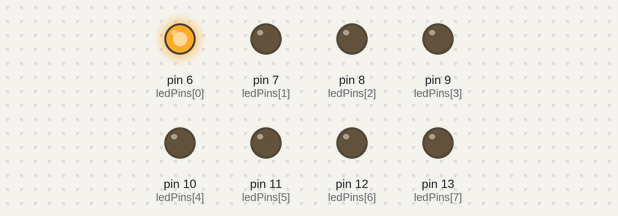
A sketch run on a simulated Arduino Uno, built with avr-gcc and run on an emulated ATmega328P. Parts: output pins drawn as LEDs (lit = HIGH).

Above: at 0.05 s.
At 0.45 s:
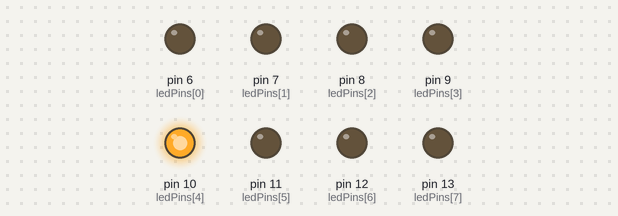
At 0.85 s:
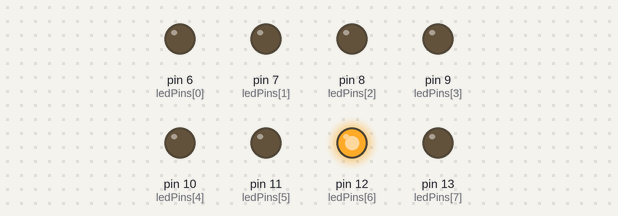
At 1.65 s:
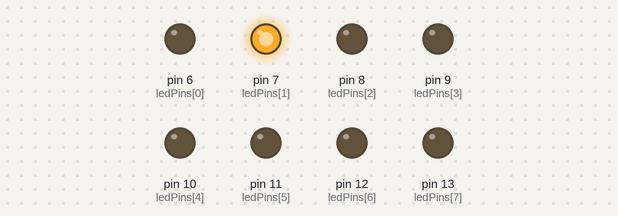
At 2.45 s:
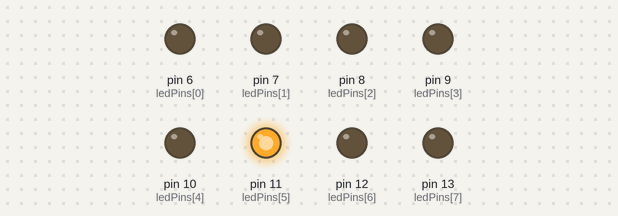
At 3.35 s:
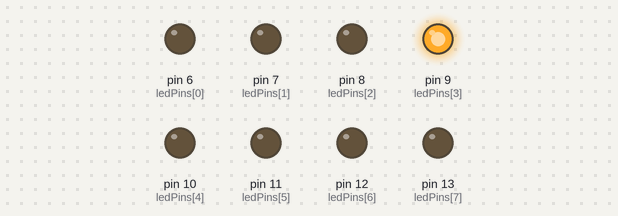
Timing chart, 0 to 3.6 s (numbered marks = the images above):
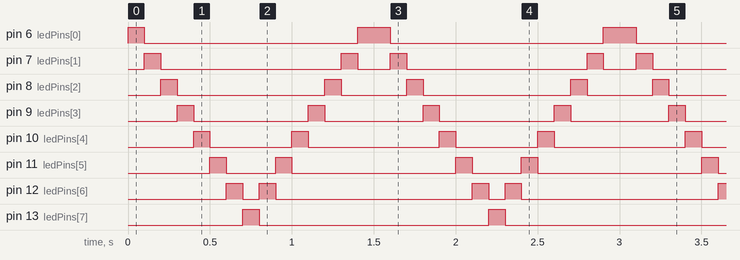

The sketch:

03_CylonEye.ino
```cpp
/*
 * This example uses a separate function to set the LED outputs. This function can be called
 * by the user each time the LED should be set. This example uses a relatively advanced low-level
 * technique. It codes the LED values in a single byte with each bit of the byte being the 1 or 0
 * that determines the LED ON/OFF state. This requires the setLEDs() function to pick off each
 * bit of the byte in turn. */
/* Define the array to hold the LED pin numbers. It's defined here
 * outside all the functions so that it's a "global" variable
 * and can be seen by all functions. */
int delayMS = 100;  // Variable to hold the time (in milliseconds)
                    // to delay between parts of the LED pattern.
int ledPins[] = {6,7,8,9,10,11,12,13}; // An array to hold the Arduino
                                   // pin numbers that each LED is connected to.

void setup() {
  // Define all 8 pins as outputs...
  // The pins are referenced through the ledPins array
  for (int i = 0; i<8; i++){                   // loop eight times
     pinMode(ledPins[i], OUTPUT);  // set each LED pin to OUTPUT
  }
} // end of setup()


void loop() {
  // This set of setLED() commands makes the "Cylon eye" behavior. This version takes a
  // single byte as an argument to tell setLEDs what the ON/OFF state is in each step of the
  // pattern. The Arduino syntax for this is B10101010 for a single byte value.
  setLEDs(B00000001, delayMS);
  setLEDs(B00000010, delayMS);
  setLEDs(B00000100, delayMS);
  setLEDs(B00001000, delayMS);
  setLEDs(B00010000, delayMS);
  setLEDs(B00100000, delayMS);
  setLEDs(B01000000, delayMS);
  setLEDs(B10000000, delayMS);
  setLEDs(B01000000, delayMS);
  setLEDs(B00100000, delayMS);
  setLEDs(B00010000, delayMS);
  setLEDs(B00001000, delayMS);
  setLEDs(B00000100, delayMS);
  setLEDs(B00000010, delayMS);
  setLEDs(B00000001, delayMS);
  // This is the end of the "cylon" pattern. Remember that loop()
  // starts over after it's done, so the pattern repeats.
} // end of loop() - go back and start again

// This is the function that actually applies the pattern to the LED and then delays for the
// specified amount of time. This version takes a single byte as input that holds the ON/OFF
// values for the LEDs. It loops through each bit of that byte to set the LED values. The LED
// pin numbers are held in the global LEDPins array.
void setLEDs(byte LEDvalues, int delayMS) {
  // You can access each bit of the LEDvalues byte using the
  // Arduino syntax: bitRead(number, whichBit);
  for(int i=0; i<8; i++) { // loop 8 times - i = 0,1,2,3,4,5,6,7
     digitalWrite(ledPins[i], bitRead(LEDvalues, i));
  }
  delay(delayMS); //wait for delayMS milliseconds so you can see the change
} // end of setLEDs()
```

Measured:
- by itself, pin 6 (ledPins[0]): repeats every 1.5 s: LOW 1.3 s, HIGH 0.20 s
- by itself, pin 7 (ledPins[1]): repeats every 1.5 s: LOW 1.1 s, HIGH 0.10 s, LOW 0.20 s, HIGH 0.10 s
- by itself, pin 8 (ledPins[2]): repeats every 1.5 s: LOW 0.90 s, HIGH 0.10 s, LOW 0.40 s, HIGH 0.10 s
- by itself, pin 9 (ledPins[3]): alternates HIGH for 0.10 s and LOW for 0.65 s
- by itself, pin 10 (ledPins[4]): repeats every 1.5 s: LOW 0.50 s, HIGH 0.10 s, LOW 0.80 s, HIGH 0.10 s
- by itself, pin 11 (ledPins[5]): repeats every 1.5 s: LOW 0.30 s, HIGH 0.10 s, LOW 1.0 s, HIGH 0.10 s
- by itself, pin 12 (ledPins[6]): repeats every 1.5 s: LOW 0.10 s, HIGH 0.10 s, LOW 1.2 s, HIGH 0.10 s
- by itself, pin 13 (ledPins[7]): alternates HIGH for 0.10 s and LOW for 1.4 s
